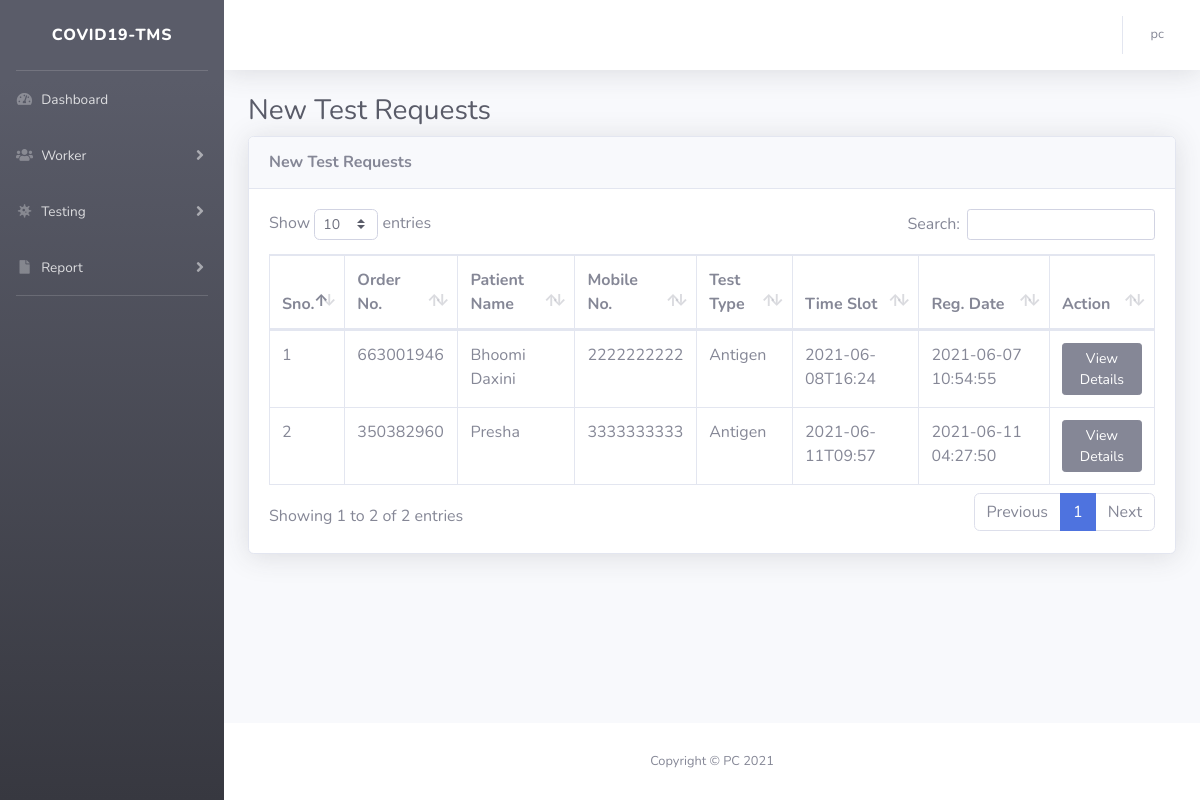
The app's page /new-test.php (signed in) with its own data.
### tables this page shows
CREATE TABLE `tbltestrecord` (
  `id` int(11) NOT NULL,
  `OrderNumber` bigint(14) DEFAULT NULL,
  `PatientMobileNumber` bigint(14) DEFAULT NULL,
  `TestType` varchar(100) DEFAULT NULL,
  `TestTimeSlot` varchar(120) DEFAULT NULL,
  `ReportStatus` varchar(100) DEFAULT NULL,
  `FinalReport` varchar(150) DEFAULT NULL,
  `ReportUploadTime` varchar(200) DEFAULT NULL,
  `RegistrationDate` timestamp NULL DEFAULT current_timestamp(),
  `AssignedtoEmpId` varchar(150) DEFAULT NULL,
  `AssigntoName` varchar(180) DEFAULT NULL,
  `AssignedTime` varchar(100) DEFAULT NULL
);

CREATE TABLE `tblpatients` (
  `id` int(11) NOT NULL,
  `FullName` varchar(120) DEFAULT NULL,
  `MobileNumber` bigint(12) DEFAULT NULL,
  `DateOfBirth` date DEFAULT NULL,
  `GovtIssuedId` varchar(150) DEFAULT NULL,
  `GovtIssuedIdNo` varchar(150) DEFAULT NULL,
  `FullAddress` varchar(255) DEFAULT NULL,
  `State` varchar(200) DEFAULT NULL,
  `RegistrationDate` timestamp NOT NULL DEFAULT current_timestamp()
);

### new-test.php (the view, shortened to what this page needs)
<?php session_start();
include_once('includes/config.php');
if (strlen($_SESSION['aid'] == 0)) {
    header('location:logout.php');
} else {
?>
    <!DOCTYPE html>
    <html lang="en">
    <head>
        <link href="vendor/fontawesome-free/css/all.min.css" rel="stylesheet" type="text/css">
        <link href="css/sb-admin-2.min.css" rel="stylesheet">
        <link href="vendor/datatables/dataTables.bootstrap4.min.css" rel="stylesheet">
    </head>
    <body id="page-top">
        <div id="wrapper">
            <?php include_once('includes/sidebar.php'); ?>
            <div id="content-wrapper" class="d-flex flex-column">
                <div id="content">
                    <?php include_once('includes/topbar.php'); ?>
                    <div class="container-fluid">
                        <h1 class="h3 mb-2 text-gray-800">New Test Requests</h1>
                        <div class="card shadow mb-4">
                            <div class="card-header py-3">
                                <h6 class="m-0 font-weight-bold text-secondary">New Test Requests</h6>
                            </div>
                            <div class="card-body">
                                <div class="table-responsive">
                                    <form name="assignto" method="post">
                                        <table class="table table-bordered" id="dataTable" width="100%" cellspacing="0">
                                            <thead>
                                                <tr>
                                                    <th>Sno.</th>
                                                    <th>Order No.</th>
                                                    <th>Patient Name</th>
                                                    <th>Mobile No.</th>
                                                    <th>Test Type</th>
                                                    <th>Time Slot</th>
                                                    <th>Reg. Date</th>
                                                    <th>Action</th>
                                                </tr>
                                            </thead>
                                            <tbody>
                                                <?php $query = mysqli_query($con, "select tbltestrecord.OrderNumber,tblpatients.FullName,tblpatients.MobileNumber,tbltestrecord.TestType,tbltestrecord.TestTimeSlot,tbltestrecord.RegistrationDate,tbltestrecord.id as testid from tbltestrecord
join tblpatients on tblpatients.MobileNumber=tbltestrecord.PatientMobileNumber
where ReportStatus is null
    ");
                                                $cnt = 1;
                                                while ($row = mysqli_fetch_array($query)) {
                                                ?>
                                                    <tr>
                                                        <td><?php echo $cnt; ?></td>
                                                        <td><?php echo $row['OrderNumber']; ?></td>
                                                        <td><?php echo $row['FullName']; ?></td>
                                                        <td><?php echo $row['MobileNumber']; ?></td>
                                                        <td><?php echo $row['TestType']; ?></td>
                                                        <td><?php echo $row['TestTimeSlot']; ?></td>
                                                        <td><?php echo $row['RegistrationDate']; ?></td>
                                                        <td>
                                                            <a href="test-details.php?tid=<?php echo $row['testid']; ?>&&oid=<?php echo $row['OrderNumber']; ?>" class="btn btn-secondary btn-sm">View Details</a>
                                                        </td>
                                                    </tr>
                                                <?php $cnt++;
                                                } ?>
                                            </tbody>
                                        </table>
                                    </form>
                                </div>
                            </div>
                        </div>
                    </div>
                </div>
                <?php include_once('includes/footer.php'); ?>
            </div>
        </div>
    </body>
    </html>
<?php } ?>

### includes/topbar.php (shortened to what this page needs)
<nav class="navbar navbar-expand navbar-light bg-white topbar mb-4 static-top shadow">
    <?php if ($_SESSION['aid']) : ?>
        <ul class="navbar-nav ml-auto">
            <li class="nav-item dropdown no-arrow">
                <a class="nav-link dropdown-toggle" href="#" id="userDropdown" role="button" data-toggle="dropdown" aria-haspopup="true" aria-expanded="false">
                    <?php
                      $adid = $_SESSION['aid'];
                      $ret1 = mysqli_query($con, "select AdminName from tbladmin where ID='$adid'");
                      while ($row1 = mysqli_fetch_array($ret1)) {
                      ?>
                        <span class="mr-2 d-none d-lg-inline text-gray-600 small"><?php echo $row1['AdminName']; ?></span>
                    <?php } ?>
                </a>
            </li>
        </ul>
    <?php endif; ?>
</nav>

### records on screen
tbltestrecord: OrderNumber "663001946", tblpatients.FullName "Bhoomi Daxini", tblpatients.MobileNumber "2222222222", TestType "Antigen", TestTimeSlot "2021-06-08T16:24", RegistrationDate "2021-06-07 10:54:55"
tbltestrecord: OrderNumber "350382960", tblpatients.FullName "Presha", tblpatients.MobileNumber "3333333333", TestType "Antigen", TestTimeSlot "2021-06-11T09:57", RegistrationDate "2021-06-11 04:27:50"

### other values on screen
$row1['AdminName'] "pc"
